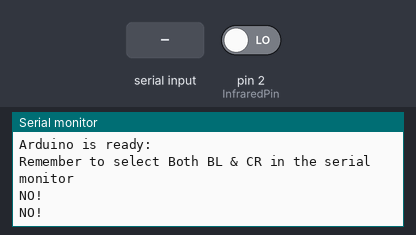
Simulated run of this sketch. Board: Arduino Uno, built with avr-gcc and run on an emulated ATmega328P. On the bench: the last lines printed to the serial monitor. The test bench sets the inputs (shaded band); at power-on: pin 2 (InfraredPin) LOW.

Above: at 3.0 s.
3.1 s: pin 2 (InfraredPin) driven HIGH
At 4.8 s:
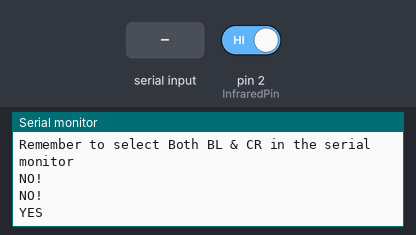
7.5 s: "1" received over the second serial link
At 8.8 s:
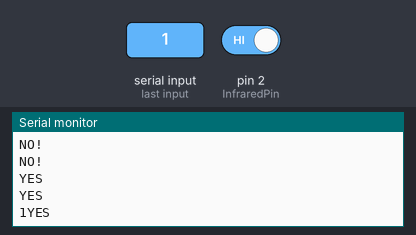
9.0 s: "0" received over the second serial link
At 10.6 s:
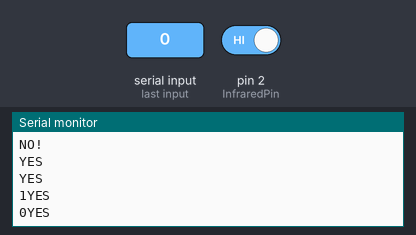

The sketch:

Master_HongNgoai.ino
```cpp
// Connect the HC-05 and communicate using the serial monitor
// When first powered on. you need to manually enter AT mode
// The default baud rate for AT mode is 38400
#include <SoftwareSerial.h>
int count0 = 0;
int count1 = 0;
const int InfraredPin = 2;
SoftwareSerial BTSerial(10, 11); // RX | TX
// Connect the HC-05 TX to Arduino pin 10
// Connect the HC-05 RX to Arduino pin 11

void setup() {

  Serial.begin(9600);
  Serial.println("Arduino is ready:");
  Serial.println("Remember to select Both BL & CR in the serial monitor");
  BTSerial.begin(9600); // HC-05 default speed in AT command
  pinMode(InfraredPin, INPUT);
}

void loop() {

  if (digitalRead(InfraredPin) == HIGH) {
      Serial.println("YES");
      BTSerial.write("1");
      delay(2000);
    }
    else{

  //    reverse_derection();
      Serial.println("NO!");
      BTSerial.write("0");
      delay(2000);
    }
  if (BTSerial.available())
  {
    Serial.write(BTSerial.read());
  }
  if (Serial.available())
  {
    BTSerial.write(Serial.read());
  }


}
```

Measured:
- after the input at 3.1 s, the serial monitor: prints a new line after 0.92 s (image 1)
- after the input at 7.5 s, the serial monitor: prints a new line after 0.52 s (image 2)
- after the input at 9.0 s, the serial monitor: prints a new line after 1.0 s (image 3)
